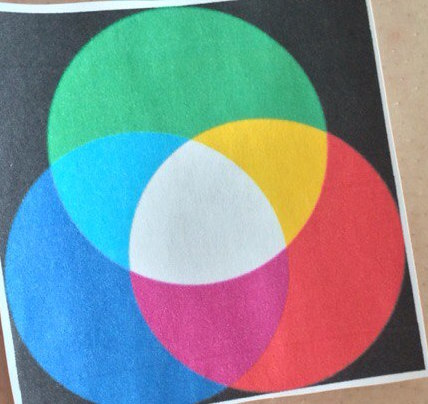
#> input picture image-processing/test.jpg, 428 x 404 px, found by its file name
$ python measure.py
#> lines starting #> are read from the running program, lines starting #| are printed output that depends on the picture; after the words box and inside, x2 and y2 are one past the last pixel; in counts of white or black regions, pixels touching at a corner belong together
import math
import matplotlib.pyplot as plt
import numpy as np
from skimage import feature, color
from PIL import Image
from skimage.measure import label, regionprops


# Import a test image, preprocessing
im = Image.open("/Users/apple/tutorial/test.jpg")
#> im is the input picture: PIL image 428x404 RGB; mean R, G, B 129, 144, 149.8
im = np.asarray(im)
gimg = color.rgb2gray(im)
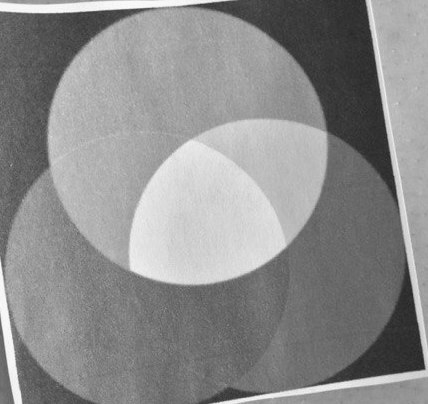
#> gimg: shape (404, 428) float64; min 0.128, max 0.992, mean 0.554
print('You are now working with', type(gimg))
#| You are now working with <class 'numpy.ndarray'>

# Compute the Canny filter for two values of sigma
# In this code -- sigma1 = 1, sigma2 = 1.8
edges1 = feature.canny(gimg)
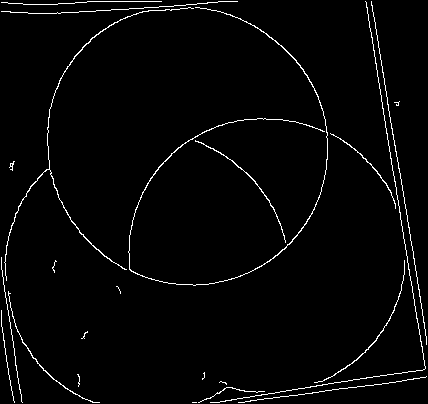
#> edges1: shape (404, 428) bool; 2.4% white in thin lines or dots
print(type(edges1))
#| <class 'numpy.ndarray'>
print(len(edges1))
#| 404

label_img = label(edges1)
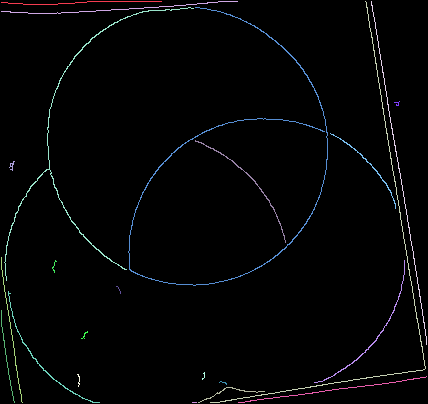
#> label_img: shape (404, 428) int32; 24 distinct labels, from 0 to 23; one colour per label, 0 black
print(type(label_img))
#| <class 'numpy.ndarray'>
print(len(label_img))
#| 404
regions = regionprops(label_img)
#> regions = 23 regions; largest, box (x1, y1, x2, y2) and area: (128, 7, 328, 286) 885, (210, 1, 426, 403) 603, (4, 7, 194, 281) 595, (371, 1, 427, 345) 357, (1, 1, 238, 14) 239
print(type(regions))
#| <class 'list'>
print(len(regions))
#| 23


'''fig, ax = plt.subplots()
ax.imshow(regions, cmap=plt.cm.gray)

for props in regions:
    y0, x0 = props.centroid
    orientation = props.orientation
    x1 = x0 + math.cos(orientation) * 0.5 * props.major_axis_length
    y1 = y0 - math.sin(orientation) * 0.5 * props.major_axis_length
    x2 = x0 - math.sin(orientation) * 0.5 * props.minor_axis_length
    y2 = y0 - math.cos(orientation) * 0.5 * props.minor_axis_length

    ax.plot((x0, x1), (y0, y1), '-r', linewidth=2.5)
    ax.plot((x0, x2), (y0, y2), '-r', linewidth=2.5)
    ax.plot(x0, y0, '.g', markersize=15)

    minr, minc, maxr, maxc = props.bbox
    bx = (minc, maxc, maxc, minc, minc)
    by = (minr, minr, maxr, maxr, minr)
    ax.plot(bx, by, '-b', linewidth=2.5)

ax.axis((0, 600, 600, 0))
plt.show()'''
